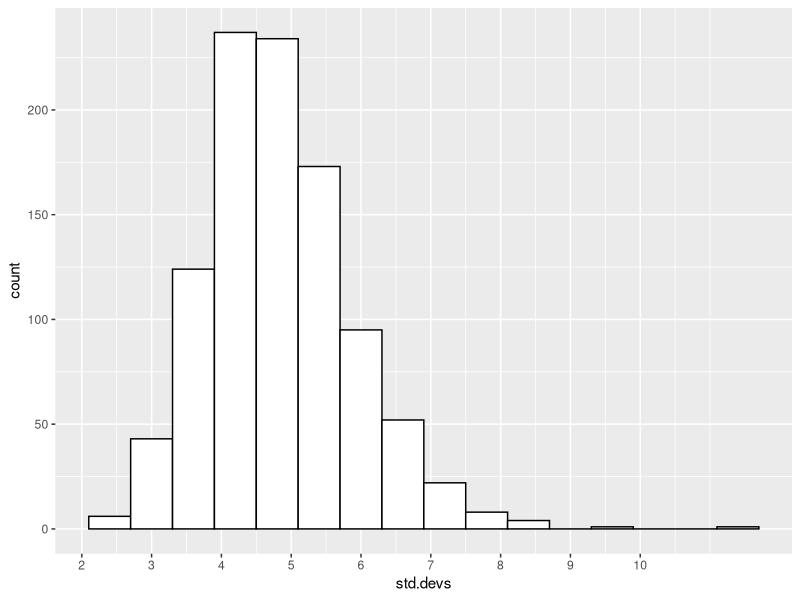
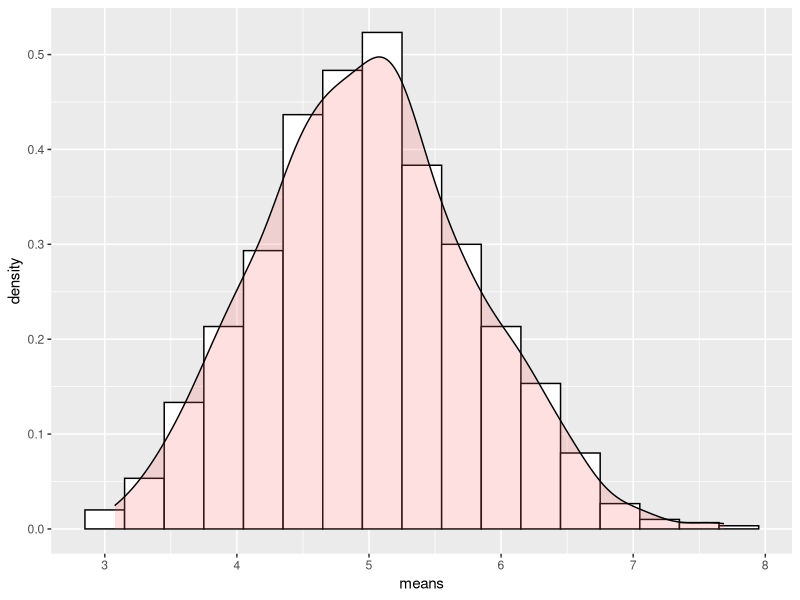
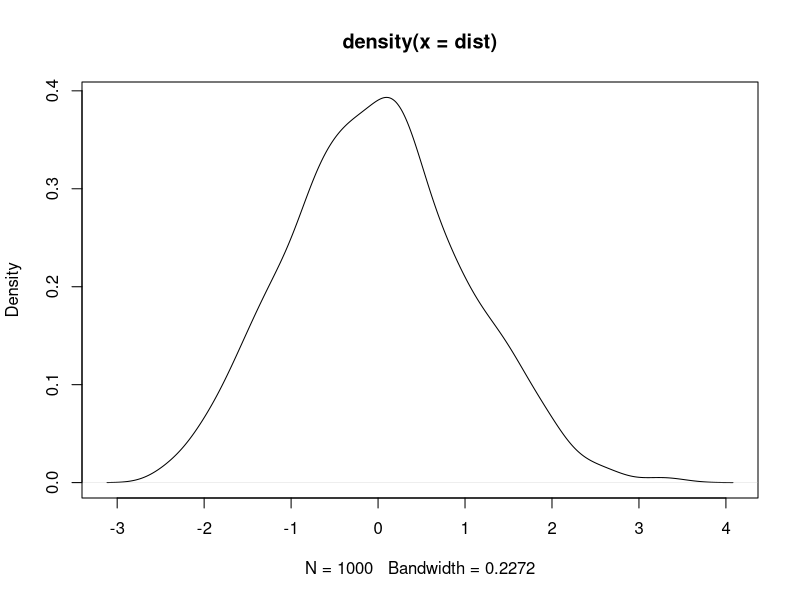

The R script that drew these images, in order:
## ---- chunk 1
library(ggplot2)
set.seed(405)
## ---- chunk 2
# number of simulations
nosim <- 1000
# sample size
n <- 40
# rate lambda
lambda <- 0.2
# build a matrix of size (nosim x n)
data <- matrix(rexp(nosim * n, lambda), nosim)
# compute means for each simulation
means <- apply(data, 1, mean)
## ---- chunk 3
# compute theoritical mean
mu <- 1 / lambda
mu
# compute observed mean
xbar <- mean(means)
xbar
## ---- chunk 4
var.theoretical <- (1/lambda)^2 / n
var.theoretical
var.observed <- (sd(means))^2
var.observed
## ---- chunk 5
# draw distributions of standard deviations
std.devs <- apply(data, 1, sd)
df1 <- cbind.data.frame(simul.id=(1:nosim), std.devs)
# histogram overlaid with kernel density curve
ggplot(df1, aes(x=std.devs)) +
    geom_histogram(binwidth=0.6, colour="black", fill="white") +
    scale_x_continuous(breaks=(0:10)) 
## ---- chunk 6
# store data in a data frame to use with ggplot
df2 <- cbind.data.frame(simul.id=(1:nosim), means)
# histogram overlaid with kernel density curve
ggplot(df2, aes(x=means)) +
    geom_histogram(aes(y=..density..), binwidth=0.3, colour="black", fill="white") +
    geom_density(alpha=.2, fill="#FF6666") +    # overlay with transparent density plot
    scale_x_continuous(breaks=(0:10)) 
## ---- chunk 7
# compute standard
std.err <- (1/lambda) / sqrt(n)

# distribution of differences in  means vs theoritical mean
dist <- (means - (1/lambda)) / std.err
d <- density(dist)
plot(d)
## ---- chunk 8
# compute confidence interval
conf.int <- xbar + c(-1,1) * qnorm(0.975) * std.err
conf.int
